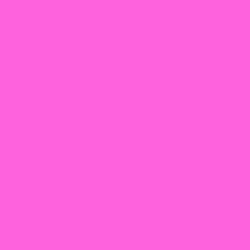
Frame 1 (no input)
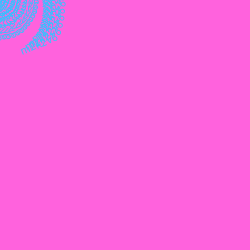
Frame 60 (the mouse pressed at the canvas centre just before this capture)
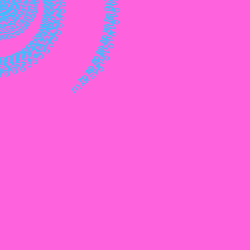
Frame 120 (the mouse held since frame 60 and released just before this capture)

The Processing sketch that drew these frames (run headless with seeded random() and noise(); from frame 60 on, the mouse is pressed at the canvas centre):

// Processing sketch: processing_19686
// ── processing_19686.pde

float angle = 0.0;
float x = 0;
 
void setup(){
  size(250, 250);
  background(#FF62DD);
  frameRate(200);
  fill(0);
}
 
void draw() {
  rotate(angle);
  fill(#36C1FF);
  text("m2k2v6", 0, x);
  angle += 0.1; //changes angle each time it runs
  x += 1.0; //spacing between each circle loop
}
